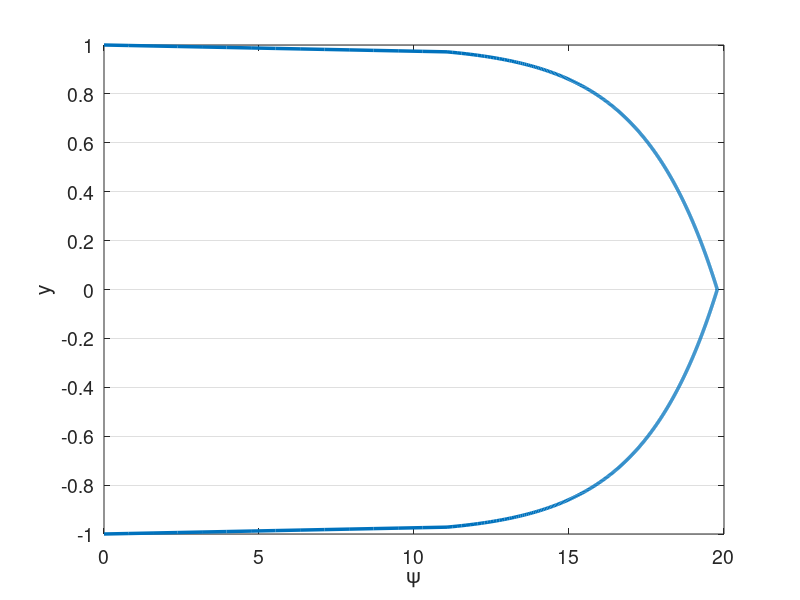

Here is the MATLAB script that generated this plot: (Note: this script raises an error after producing the figure.)
% clc
clear all
close all


set(0,'DefaultAxesFontSize',14)
set(0,'defaultLineLineWidth',2.5)
% set(0,'DefaultFigureWindowStyle','docked')


linestyles = {'k-','b-','r-','g-','c-','m-','k--','b--','r--','g--','c--','m--','k-.','b-.','r-.','g-.','c-.','m-.','k:','b:','r:','g:','c:','m:'};
pointstyles = {'ko','bo','ro','go','co','mo','k^','b^','r^','g^','c^','m^','ks','bs','rs','gs','cs','ms','k*','b*','r*','g*','c*','m*','k+','b+','r+','g+','c+','m+'};
%%

%%%%%%%%%%%%%%%%%%%%%%%%%%%%%%%%%%%%%%%%%%%%%%%%%%%%%%%%%%%%%%%%%%
% Navier-Stokes Solver Demo (2D Channel)
%%%%%%%%%%%%%%%%%%%%%%%%%%%%%%%%%%%%%%%%%%%%%%%%%%%%%%%%%%%%%%%%%%

format compact;
format short; 
mu = 1/395;
rho = 1;
Re = rho/mu; 
dpdx = 1;
k_bc_val = 0;
omg_bc_val = 1*k_bc_val;

%N=16; E=5; N1=N+1; nL=N1*N1*E;  % 16th order
N=5; % polynomial order  
Ex=1; % Number of elements in x
Ey=10; % Number of elements in y
CFL=0.1;
u_ic = Re;
pert = 0.0;
f_ic = @(x,y) 3/2*(1-y.^2);
% f_ic = @(x,y) 20*(1-y.^8);

rans_on = 1;


soln_dir = "testing";
plot_soln = 0;
save_soln = 0;
plot_int = 100;
save_soln_int = 100;

%% Enrichment information
en_on = 0;
N_en_y = 1; 
% en_mag = 1;
% psi = {@(x,y) en_mag*(0.5*(1 - y.^2) + 0.*x), @(x,y) 0.*y + 0.*x};
% gpsi = {@(x,y) 0.*y + 0.*x, @(x,y) en_mag*(-1.*y + 0.*x), ...
%         @(x,y) 0.*y + 0.*x, @(x,y) 0.*y + 0.*x};
% hpsi = {@(x,y) 0.*y + 0.*x, @(x,y) en_mag*(-1 - 0.*y + 0.*x), ...
%         @(x,y) 0.*y + 0.*x, @(x,y) 0.*y + 0.*x};
    
% psi = {@(x,y) (0.5*(1 - y.^4) + 0.*x), @(x,y) 0.*y + 0.*x};
% gpsi = {@(x,y) 0.*y + 0.*x, @(x,y) (-2.*y.^3 + 0.*x), ...
%         @(x,y) 0.*y + 0.*x, @(x,y) 0.*y + 0.*x};
% hpsi = {@(x,y) 0.*y + 0.*x, @(x,y) (-6.*y.^2 + 0.*x), ...
%         @(x,y) 0.*y + 0.*x, @(x,y) 0.*y + 0.*x};
%    

    
% Law of the wall
Re_t = Re;
u_tau = 1;
nu = 1/Re_t;
kap = 0.41;
beta = 5.2;
dypdy = u_tau/nu;
ypb = 11.062299784340414;
yp = @(y) (1-abs(y))*Re_t;
psi = {@(x,y) (yp(y) <= ypb).*yp(y) + (yp(y) > ypb).*(1./kap.*log(yp(y)+eps)+beta) + 0.*x, @(x,y) 0.*y + 0.*x};
gpsi = {@(x,y) 0.*y + 0.*x,  @(x,y) ((yp(y) <= ypb).*1 + (yp(y) > ypb).*1/(kap*(yp(y)+eps)))*dypdy + 0.*x,...
        @(x,y) 0.*y + 0.*x, @(x,y) 0.*y + 0.*x};
hpsi = {@(x,y) 0.*y + 0.*x,  @(x,y) ((yp(y) <= ypb).*0 + (yp(y) > ypb).*-1./(kap*(yp(y)+eps).^2))*dypdy*dypdy + 0.*x,...
        @(x,y) 0.*y + 0.*x, @(x,y) 0.*y + 0.*x};
    

%% Plot psi
figure(5)
ys_plot = linspace(-1,1,1000);
plot(psi{1}(0,ys_plot),ys_plot)
xlabel('\psi')
ylabel('y')
set(gca, 'YGrid', 'on', 'XGrid', 'off')
yticks(linspace(-1,1,Ey+1));

psi_p = psi{1}(0,N_en_y*2/Ey-1);
dypsi_p1 = gpsi{2}(0,N_en_y*2/Ey-1);
dypsi_p2 = gpsi{2}(0,1-N_en_y*2/Ey);

%% Begin Solve
E=Ex*Ey; % Total number of elements
N1=N+1;
disp("Generating Matrices")
Q=makeq(Ex,Ey,N); % Global continuity
R=maker(Q,Ex,N); % Restriction matrix, applies Dirichlet conditions
% [X,Y]=make_geom_channel(Ex,Ey,N);      % Geometry in local form
[X,Y]=make_geom_channel_exp(Ex,Ey,N);      % Geometry in local form
en_b_nodes = get_en_bound_nodes(Ex,Ey,N,N_en_y);

Ys = zeros(Ey*length(Y(1,:,1)),1);
for i = 1:Ey
    Ys((i-1)*(N+1)+1:(i)*(N+1)) = Y(1,:,(i-1)*Ex+1);
end
        
[G,J,ML,RX]=make_coef(X,Y);
[Ah,Bh,Ch,Dh,z,w]=semhat(N);
[Gs, Gs_x, Gs_y] =  face_mats(X,Y,E,N);
Gs_c = R*Q'*apply_en_cont(Gs,en_b_nodes,psi_p);
Gsb = R*Q'*Gs*Q*R';


[n,nb]=size(R); 
nL=N1*N1*E;

Ab=spalloc(nL,nL,nL*N);    %  Generate Abar
for j=1:nL
    x=zeros(nL,1); 
    x(j)=1; 
    Ab(:,j)=abar_c(x,Dh,G,Q);  % assembled Neumann Operator
end
A_c=R*Q'*apply_en_cont(Ab,en_b_nodes,psi_p);
S_check=full(Ab);
Ab = Q'*Ab*Q;
A=R*Ab*R'; % Full stiffness matrix
Bb=reshape(ML,nL,1); % Form Mass matrix
Bb=diag(Bb); 
Bb=sparse(Bb); 
Ma=R*Q'*Bb*Q*R'; % Assembling mass matrix  % Full mass matrix
M_c = R*Q'*apply_en_cont(Bb,en_b_nodes,psi_p);


%% Form matrices for rans

[L_x,L_y,J_x,J_y] = dir_jac(E,X,Y);
w2d = w*w';
w1d = reshape(w2d,[N1*N1,1])';
[dphi_dxi, dphi_deta, dphi_dx, dphi_dy, dpdx_dpdx, dpdy_dpdy, dpdx_dpdy, ...
        dpdx_dpdx_flat, dpdy_dpdy_flat, dpdx_dpdy_flat] ...
    = get_phi_grads(N1,Dh,E,J_x,J_y);
dphi_dx_flat = reshape(dphi_dx,N1*N1,N1*N1,E);
dphi_dy_flat = reshape(dphi_dy,N1*N1,N1*N1,E);

myA = zeros(N1*N1*E);
for ie=1:E
    for i=1:N1*N1
        for j=1:N1*N1
            myA((ie-1)*N1*N1+i,(ie-1)*N1*N1+j) = ... 
                sum(J(:,:,ie).*w2d.*dpdx_dpdx(:,:,i,j,ie) ...
               + J(:,:,ie).*w2d.*dpdy_dpdy(:,:,i,j,ie),'All');           
        end
    end    
end

A_x = form_Ax(N1,E,w2d,J_x,J,dpdx_dpdx,ones(size(J)));
A_y = form_Ay(N1,E,w2d,J_y,J,dpdy_dpdy,ones(size(J)));
A_xy = form_Axy(N1,E,w2d,J_x,J_y,J,dpdx_dpdy,ones(size(J)));


SS = zeros(N1,N1,E,2,2);
OS = zeros(N1,N1,E,2,2);
dudx = zeros(N1,N1,E);
dudy = zeros(N1,N1,E);
dvdx = zeros(N1,N1,E);
dvdy = zeros(N1,N1,E);
dkdx = zeros(N1,N1,E);
dkdy = zeros(N1,N1,E);
domgdx = zeros(N1,N1,E);
domgdy = zeros(N1,N1,E);

%%
M_check=full(Bb);

Ma_uv_check = zeros(2*nL);
Ma_uv_check(1:nL,1:nL) = M_check;
Ma_uv_check(nL+1:2*nL,nL+1:2*nL) = M_check;
A_uv_check = zeros(2*nL);
A_uv_check(1:nL,1:nL) = S_check;
A_uv_check(nL+1:2*nL,nL+1:2*nL) = S_check;

M_q = full(Ma);
S_q = full(A);


%%
% Assemble overall system matrices
nn = length(Ma); % number of nodes in the domain
Ma_uv = zeros(2*nn);
Ma_uv(1:nn,1:nn) = Ma;
Ma_uv(nn+1:2*nn,nn+1:2*nn) = Ma;
Ma_uv = sparse(Ma_uv);
A_uv = zeros(2*nn);
A_uv(1:nn,1:nn) = A;
A_uv(nn+1:2*nn,nn+1:2*nn) = A;
A_uv = sparse(A_uv);
ML_uv = zeros(2*(N+1),2*(N+1),E);
ML_uv(1:N+1,1:N+1,1:E) = ML;
ML_uv(N+2:2*(N+1),N+2:2*(N+1),1:E) = ML;
G_uv = zeros(2*nn);
G_uv(1:nn,1:nn) = Gsb;
G_uv(nn+1:2*nn,nn+1:2*nn) = Gsb;
G_uv = sparse(G_uv);



%% Assemble enrichment matrices
psi_xy{1} = psi{1}(X,Y);
psi_xy{2} = psi{2}(X,Y);
if en_on
    disp("Computing enrichment")
    [Mp,Sp,T1,T2,T1_alt,T1_alt2,Mp_alt,Sp_alt,z_en,w_en] = enrich_mats(X,Y,E,N,psi,gpsi,hpsi,J);
    nb = N1*N1;
        
    for is=1:2
        Mp_all{is} = zeros(nb*E,nb*E);
        Sp_all{is} = zeros(nb*E,nb*E);
        T1_all{is} = zeros(N+1,N+1,E);
        T2_all{is} = zeros(N+1,N+1,E);
        T1_alt_all{is} = zeros(N+1,N+1,E);
        T1_alt2_all{is} = zeros(N+1,N+1,E);
        Mp_alt_all{is} = zeros(nb*E,nb*E);
        Sp_alt_all{is} = zeros(nb*E,nb*E);
        
        T1_rs{is} = reshape(T1{is},[N+1,N+1,E]);
        T2_rs{is} = reshape(T2{is},[N+1,N+1,E]);
        T1_alt_rs{is} = reshape(T1_alt{is},[N+1,N+1,E]);
        T1_alt2_rs{is} = reshape(T1_alt2{is},[N+1,N+1,E]);
        
        % TODO: Assemble differently for different elements
        for iy = 1:Ey
            for ix = 1:Ex
                i = (iy-1)*Ex+ix;
                if ((iy <= N_en_y) || (iy > Ey-N_en_y))
                    Mp_all{is}((i-1)*nb+1:i*nb,(i-1)*nb+1:i*nb) = Mp{is}(:,:,i);
                    Sp_all{is}((i-1)*nb+1:i*nb,(i-1)*nb+1:i*nb) = Sp{is}(:,:,i);
                    T1_all{is}(:,:,i) = T1_rs{is}(:,:,i); 
                    T2_all{is}(:,:,i) = T2_rs{is}(:,:,i);
                    T1_alt_all{is}(:,:,i) = T1_alt_rs{is}(:,:,i); 
                    T1_alt2_all{is}(:,:,i) = T1_alt2_rs{is}(:,:,i); 
                end                
            end
        end
        %%
        if is == 1
            Mp_check_1 = full(Mp_all{is});
            Sp_check_1 = full(Sp_all{is});
            T1_check_1 = full(T1_all{is});
            T2_check_1 = full(T2_all{is});
            Mp_check_2 = zeros(size(Mp_all{is}));
            Sp_check_2 = zeros(size(Mp_all{is}));
            T1_check_2 = zeros(size(Mp_all{is}));
            T2_check_2 = zeros(size(Mp_all{is}));
        elseif is == 2
            Mp_check_2 = full(Mp_all{is});
            Sp_check_2 = full(Sp_all{is});
            T1_check_2 = full(T1_all{is});
            T2_check_2 = full(T2_all{is});
        end
        %%
        Mp_all{is} = sparse(Mp_all{is});        
        Mp_all_c{is} = R*Q'*apply_en_cont(Mp_all{is},en_b_nodes,psi_p);
        Mp_all{is} = R*Q'*Mp_all{is}*Q*R';
        Sp_all{is} = sparse(Sp_all{is});
        Sp_all_c{is} = R*Q'*apply_en_cont(Sp_all{is},en_b_nodes,psi_p);
        Sp_all{is} = R*Q'*Sp_all{is}*Q*R';
        
        Mp_alt_all{is} = sparse(Mp_alt_all{is});        
        Mp_alt_all_c{is} = R*Q'*apply_en_cont(Mp_alt_all{is},en_b_nodes,psi_p);
        Mp_alt_all{is} = R*Q'*Mp_alt_all{is}*Q*R';   
    end
    
    Mp_uv = zeros(2*nn);
    Sp_uv = zeros(2*nn);
    Mp_uv(1:nn,1:nn) = Mp_all{1};
    Mp_uv(1:nn,nn+1:2*nn) = Mp_all{2};
    Sp_uv(1:nn,1:nn) = Sp_all{1};
    Sp_uv(nn+1:2*nn,nn+1:2*nn) = Sp_all{1};
    
    %%
    Mp_uv_check = zeros(2*nL);
    Mp_uv_check(1:nL,1:nL) = Mp_check_1;
    Mp_uv_check(1:nL,nL+1:2*nL) = Mp_check_2;
    Sp_uv_check(1:nL,1:nL) = Sp_check_1;
    Sp_uv_check(nL+1:2*nL,nL+1:2*nL) = Sp_check_1;
    Mp_q_1 = full(Mp_all{1});
    Sp_q_1 = full(Sp_all{1});
    
    Mp_q_2 = full(Mp_all{2});
    Sp_q_2 = full(Sp_all{2});
    %%

    Mp_uv = sparse(Mp_uv);
    Sp_uv = sparse(Sp_uv);   
end

%%

dxmin=pi*(z(N1)-z(N))/(2*Ex); % Get min dx for CFL constraint
Tfinal=50; 
dt=CFL*dxmin/u_ic; 
nstep=ceil(Tfinal/dt); 
dt=Tfinal/nstep; 
% Print information
nstep
dt
yp1 = (1+Y(1,2))*Re

disp("Computing inverse")
Ai=pinv(full(Ab)); 

disp("Setting Initial Conditions")
% Initial conditions
u=u_ic*ones(size(ML)); 
v=0*ML;
k=k_bc_val*ones(size(ML));
omg=omg_bc_val*ones(size(ML));

for e = 1:E
    for i = 1:N+1
        for j = 1:N+1
            u(i,j,e) = f_ic(X(i,j,e),Y(i,j,e))+pert*rand()*u_ic;
            v(i,j,e) = v(i,j,e)+pert*rand()*u_ic;
            if en_on
                if ((e <= Ex*N_en_y) || (e > (Ey-N_en_y)*Ex))
                    u(i,j,e) = u(i,j,e) - psi{1}(X(i,j,e),Y(i,j,e));
                    v(i,j,e) = v(i,j,e) - psi{2}(X(i,j,e),Y(i,j,e));
                end
            end
        end
    end
end

% u_tau = 1;
u_tau = sqrt(0.316./(Re.^0.25)/8);
Yp = max((1-abs(Y))*u_tau*Re,1e-3);
sigma = 0.6;
fact = exp((-(log10(Yp)-1).^2)./(2*sigma.^2));
k = k_bc_val + 4.5*u_tau*u_tau*fact;

eps_s = 3;
omg_bc_val = 40000*u_tau.^2/(mu*eps_s.^2);
omg = omg_bc_val + 0.5*Re*u_tau*u_tau*fact;

% u = apply_en_cont_soln(u,en_b_nodes,psi_p);
u1=u; u2=u; u3=u; fx3=u; fx2=u; fx1=u;
v1=v; v2=v; v3=v; fy3=v; fy2=v; fy1=v;
k1=k; k2=k; k3=k; fk3=k; fk2=k; fk1=k;
omg1=omg; omg2=omg; omg3=omg; fomg3=omg; fomg2=omg; fomg1=omg;

F = dpdx*ones(size(ML));
% Fb=reshape(ML.*F,nL,1); %% Output
% 
% Fb=Bb\(Q'*Fb);  

uv = [u;v];

%%
uv_ic_check = uv;

%% Setup BC if nonzero
% u_bc = ones(size(u)).*((Y==1)+(Y==-1));
% u_bc = reshape(ML.*u_bc,nL,1);
% u_bc = Bb\(Q'*u_bc);

k_bc = k_bc_val.*ones(size(k));
k_bc = reshape(ML.*k_bc,nL,1);
k_bc = (Q'*Bb*Q)\(Q'*k_bc);

omg_bc = omg_bc_val.*ones(size(omg));
omg_bc = reshape(ML.*omg_bc,nL,1);
omg_bc = (Q'*Bb*Q)\(Q'*omg_bc);


%%
disp("Timestepping")
plot1 = 1;
time = 0;
plot1 = post_channel(N,Ex,Ey,w,X,Y,Ys,en_on,time,u,psi_xy,N_en_y,plot1);
if save_soln
    mkdir(soln_dir);
end
%%
% psi_len = length(M_c);
% psi_c = zeros(psi_len,1);
% psi_c(1:psi_len/2) = -1*ones(psi_len/2,1)*psi_p;
% psi_c(psi_len/2+1:psi_len) = 1*ones(psi_len/2,1)*psi_p;
for step=1:nstep
    %% Form S
    u_flat = reshape(u,N1*N1,E);
    v_flat = reshape(v,N1*N1,E);
    k_flat = reshape(k,N1*N1,E);
    omg_flat = reshape(omg,N1*N1,E);

    
    for ie = 1:E
        dudx(:,:,ie) = reshape(dphi_dx_flat(:,:,ie)*u_flat(:,ie),N1,N1);
        dvdx(:,:,ie) = reshape(dphi_dx_flat(:,:,ie)*v_flat(:,ie),N1,N1);
        dudy(:,:,ie) = reshape(dphi_dy_flat(:,:,ie)*u_flat(:,ie),N1,N1);
        dvdy(:,:,ie) = reshape(dphi_dy_flat(:,:,ie)*v_flat(:,ie),N1,N1);
        dkdx(:,:,ie) = reshape(dphi_dx_flat(:,:,ie)*k_flat(:,ie),N1,N1);
        dkdy(:,:,ie) = reshape(dphi_dy_flat(:,:,ie)*k_flat(:,ie),N1,N1);
        domgdx(:,:,ie) = reshape(dphi_dx_flat(:,:,ie)*omg_flat(:,ie),N1,N1);
        domgdy(:,:,ie) = reshape(dphi_dy_flat(:,:,ie)*omg_flat(:,ie),N1,N1);
    end
    SS(:,:,:,1,1) = 1/2*(dudx+dudx);
    SS(:,:,:,1,2) = 1/2*(dudy+dvdx);
    SS(:,:,:,2,1) = 1/2*(dvdx+dudy);
    SS(:,:,:,2,2) = 1/2*(dvdy+dvdy);
    OS(:,:,:,1,1) = 1/2*(dudx-dudx);
    OS(:,:,:,1,2) = 1/2*(dudy-dvdx);
    OS(:,:,:,2,1) = 1/2*(dvdx-dudy);
    OS(:,:,:,2,2) = 1/2*(dvdy-dvdy);
    

    %% Get rans values
    [mu_t,gam_k,gam_omg,G_k,G_omg,Y_k,Y_omg,S_k,S_omg] ...
        = get_rans_coeffs(rho,mu,k,omg,SS,OS,dkdx,dkdy,domgdx,domgdy);
    Re_t = rho./(mu_t+eps);
    Re_comb = rho./(mu*ones(size(mu_t))+mu_t*rans_on);
    Re_k = rho./gam_k;
    Re_omg = rho./gam_omg;
    %% Timestepping
    time=step*dt;
    if step==1; b0=1.0;    b= [ -1 0 0 ]';       a=[ 1  0 0 ]'; end
    if step==2; b0=1.5;    b=([ -4 1 0 ]')./2;   a=[ 2 -1 0 ]'; end
    if step==3; b0=11./6.; b=([ -18 9 -2 ]')./6; a=[ 3 -3 1 ]'; end
%     if step>=3
        if en_on
            H_x=(Ma + A*dt/(b0*Re) + dt/b0*(Mp_all{1} + Sp_all{1}));
            H_y=(Ma + A*dt/(b0*Re));
            [LH_x,UH_x]=lu(H_x);
            [LH_y,UH_y]=lu(H_y);
            terms_x = 1/Re*(T1_all{1})+T2_all{1};
            terms_y = 1/Re*(T1_all{2})+T2_all{2};
            
            T1_rhs = (dt/b0)*1/Re*R*Q'*reshape(T1_alt_all{1},nL,1);
            
            H_uv = (Ma_uv + (A_uv)*dt/(b0*Re) + dt/b0*(Mp_uv + Sp_uv));
            H_c = (M_c + (A_c)*dt/(b0*Re) + dt/b0*(Mp_all_c{1}+Sp_all_c{1}));
            H_q = full(H_uv);
            rhs_c = (H_c);
            [LH_uv,UH_uv]=lu(H_uv);
        else
%             H=(Ma + A*dt/(b0*Re));
%             [LH_x,UH_x]=lu(H);
%             LH_y = LH_x;
%             UH_y = UH_x;

            terms_x = zeros(N+1,N+1,E);
            terms_y = zeros(N+1,N+1,E);
            T1_rhs = 0;

            [A_x_full,A_y_full,A_xy_full] = form_Ax_Ay_Axy(N1,E,w1d,J,dpdx_dpdx_flat,dpdy_dpdy_flat,dpdx_dpdy_flat,Re_comb);
            A_x = R*Q'*A_x_full*Q*R';
            A_y = R*Q'*A_y_full*Q*R';
            A_xy = R*Q'*A_xy_full*Q*R';
            A_uv = zeros(2*nn);
            A_uv(1:nn,1:nn) = 2*A_x+A_y+A_xy;
            A_uv(nn+1:2*nn,nn+1:2*nn) = A_x+2*A_y+A_xy';
            A_uv = sparse(A_uv);
            
            H_uv = (Ma_uv + (A_uv)*dt/(b0));
            H_check = (Ma_uv_check + A_uv_check*dt/(b0*Re)); 
            rhs_c = zeros(size(Ma(:,1)));
            [LH_uv,UH_uv]=lu(H_uv);
            
            if rans_on
                [A_x_k,A_y_k] = form_Ax_Ay(N1,E,w1d,J,dpdx_dpdx_flat,dpdy_dpdy_flat,Re_k);
                A_k = R*Q'*(A_x_k + A_y_k)*Q*R';
                Ab_k = Q'*(A_x_k + A_y_k)*Q;
                H_k=(Ma+A_k*dt/(b0));
                H_k_bar = (Q'*Bb*Q+ Ab_k*dt/(b0));
                
                [LH_k,UH_k]=lu(H_k);
                
                % Assuming Re_omg=Re_k
                H_omg = H_k;
                H_omg_bar = H_k_bar;
                LH_omg = LH_k;
                UH_omg = UH_k;
            end
%             Hbar=(Bb+ Ab*dt/(b0*Re));
        end
        
        b0i=1./b0;
%     end % Viscous op
    

    
 
    %% uv version
    
%   Nonlinear step - unassembled, not multiplied by mass matrix

    fx1 = -convl(u,RX,Dh,u,v) + F; % du = Cu  
    fy1 = -convl(v,RX,Dh,u,v); % dv = Cv
    fk1 = -convl(k,RX,Dh,u,v) + G_k - Y_k + S_k; % dk = Ck
    fomg1 = -convl(omg,RX,Dh,u,v) + G_omg - Y_omg + S_omg; % domg = Comg
    
    %%

    rx   = a(1)*fx1   + a(2)*fx2   + a(3)*fx3; % kth-order extrapolation
    ry   = a(1)*fy1   + a(2)*fy2   + a(3)*fy3;
    rk   = a(1)*fk1   + a(2)*fk2   + a(3)*fk3;
    romg = a(1)*fomg1 + a(2)*fomg2 + a(3)*fomg3;

    fx3=fx2; fx2=fx1; 
    fy3=fy2; fy2=fy1; 
    fk3=fk2; fk2=fk1;
    fomg3=fomg2; fomg2=fomg1;

    rx  = dt*rx - (b(1)*u+b(2)*u2+b(3)*u3); u3=u2; u2=u; % Add BDF terms
    ry  = dt*ry - (b(1)*v+b(2)*v2+b(3)*v3); v3=v2; v2=v; %     and
    rk  = dt*rk - (b(1)*k+b(2)*k2+b(3)*k3); k3=k2; k2=k;
    romg = dt*romg - (b(1)*omg+b(2)*omg2+b(3)*omg3); omg3=omg2; omg2=omg;
    
    ut  = b0i*rx; 
    vt  = b0i*ry; 
    k   = b0i*rk;
    omg = b0i*romg;

%   uL=ut; vL=vt;
    [uL,vL,pr]=pressure_project(ut,vt,Ai,Q,ML,RX,Dh); % Div-free velocity
    pr = (b0/dt)*pr;
    

    %%

    %   Set RHS.                 %Viscous update. %  Convert to local form.
%     u=R*(Q'*reshape(ML.*uL,nL,1)-Hbar*u_bc);
    u_rhs=R*(Q'*reshape(ML.*uL,nL,1));
    v_rhs=R*(Q'*reshape(ML.*vL,nL,1));
    
    if rans_on
        k_rhs=R*(Q'*reshape(ML.*k,nL,1)-H_k_bar*k_bc);
        omg_rhs=R*(Q'*reshape(ML.*omg,nL,1)-H_omg_bar*omg_bc);
    end
    
    u_rhs = u_rhs + T1_rhs;
    
    %%
    
    uv = [u_rhs+rhs_c;v_rhs];
    uv=UH_uv\(LH_uv\uv);
 
    if rans_on
        k = UH_k\(LH_k\k_rhs);
        omg = UH_omg\(LH_omg\omg_rhs);
    end
    
    u = uv(1:nn);
    v = uv(nn+1:2*nn);
    u=Q*(R'*u);
    if en_on
        u = apply_en_cont_soln(Ey,N_en_y,en_b_nodes,u,psi_p);
    end
    u=reshape(u,N1,N1,E);
    v=Q*(R'*v);
    v=reshape(v,N1,N1,E);
    
    
    if rans_on
        k=Q*(R'*k+k_bc);
        k=reshape(k,N1,N1,E);
        omg=Q*(R'*omg+omg_bc);
        omg=reshape(omg,N1,N1,E);
    end
    
    
%% Output
    if mod(step,plot_int)==0 && plot_soln
        plot1 = post_channel(N,Ex,Ey,w,X,Y,Ys,en_on,time,u,psi_xy,N_en_y,plot1);
    end
    if mod(step,save_soln_int)==0 && save_soln
        fname = strcat(soln_dir,"/soln_Re_",num2str(Re),"_P_",num2str(N),"_",num2str(Ex),"x",num2str(Ey),"_step_",num2str(step),".mat");
        save(fname,"u","v","pr","psi","gpsi","hpsi","N","Ex","Ey","en_on","time","psi_xy","N_en_y","w","X","Y","Ys","Re","pert","k","omg","mu_t","k_bc","omg_bc","rho");
    end

end
%%%%%%%%%%%%%%%%%%%%%%%%%%%%%%%%%%%%%%%%%%%%%%%%%%%%%%%%%%%%%%%%%%
